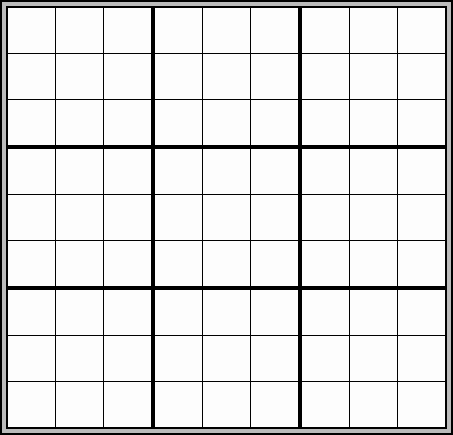
#> input picture Digital Image Processing/OpenCV/gallery/grid.png, 453 x 435 px, found by its file name
$ python houghLines.py
#> lines starting #> are read from the running program, lines starting #| are printed output that depends on the picture; after the words box and inside, x2 and y2 are one past the last pixel; in counts of white or black regions, pixels touching at a corner belong together
import cv2
import numpy as np


gridImg = cv2.imread("../../gallery/grid.png", cv2.IMREAD_COLOR)
#> gridImg is the input picture: shape (435, 453, 3); min 0, max 253, mean 226.6
testImg = cv2.imread("../../gallery/grid1.jpg", cv2.IMREAD_COLOR)
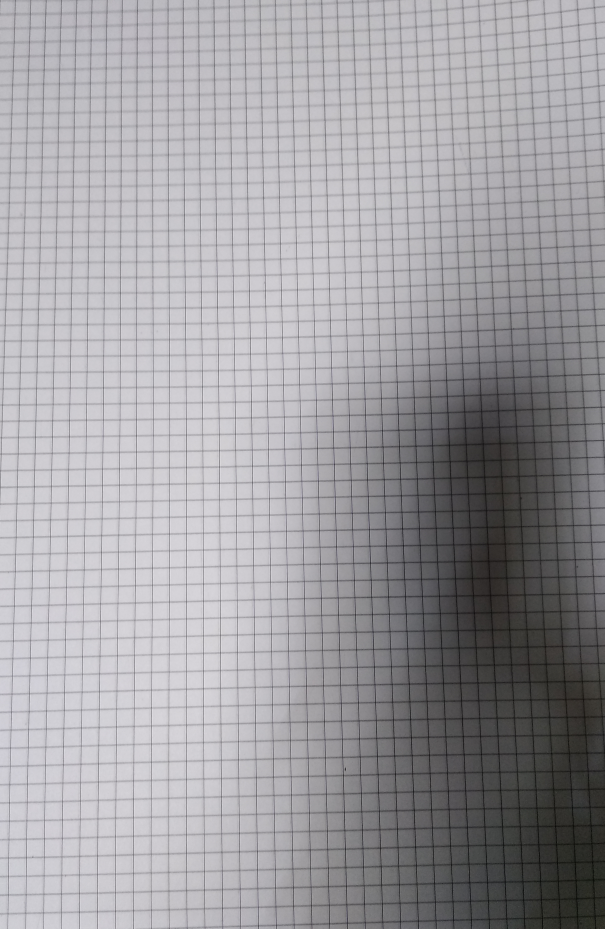
#> input picture Digital Image Processing/OpenCV/gallery/grid1.jpg, 2419 x 3714 px, found by its file name (shown at 1/4 size)
#> testImg is the input picture: shape (3714, 2419, 3); mean B, G, R 161.5, 157.7, 159.2


def getLines(r, theta, length):
    xOrg = r * np.cos(theta)
    yOrg = r * np.sin(theta)
    x1 = int(xOrg - (length * np.sin(theta)))
    x2 = int(xOrg + (length * np.sin(theta)))
    y1 = int(yOrg + (length * np.cos(theta)))
    y2 = int(yOrg - (length * np.cos(theta)))
    return (x1, y1), (x2, y2)


def API(img):
    if img.shape[0] > 1000:
        img = cv2.resize(img, None, fx=0.2, fy=0.2)
    kSize, minThresh, maxThresh = 5, 50, 150
    bluredImg = cv2.GaussianBlur(img, (kSize, kSize), 0)
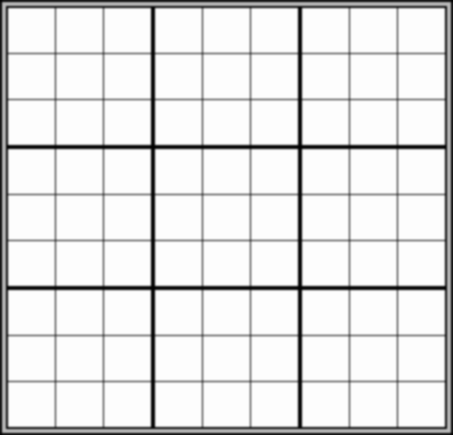
#> bluredImg: shape (435, 453, 3); min 1, max 253, mean 226.7
    gridEdges = cv2.Canny(bluredImg, minThresh, maxThresh, apertureSize=3, L2gradient=True)
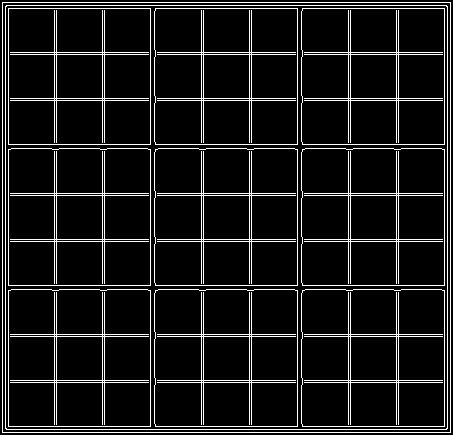
#> gridEdges: shape (435, 453); 9.2% white in thin lines or dots
    lines = cv2.HoughLines(gridEdges, rho=1, theta=np.pi/180, threshold=200)
#> lines = 44 rows, first 8: [2, 1.57], [432, 1.57], [5, 1.57], [429, 1.57], [8, 1.57], [144, 1.57], [285, 1.57], [426, 1.57]
    if isinstance(lines, (tuple, list, np.ndarray)):
        lines = lines.squeeze()
#> lines = 44 pairs, first value 2 to 450, second value 0 to 1.57
        for r, theta in lines:
            pt1, pt2 = getLines(r, theta, 750)
            cv2.line(gridImg, pt1, pt2, (0, 255, 0), 1)
#> this loop made 44 passes
#> (r, theta, xOrg in getLines, yOrg in getLines, x1 in getLines, x2 in getLines, y1 in getLines, y2 in getLines) on passes 1, 2, 3, 4, 5, 6, 7, 8, 11, 12, 13, 14: (2, 1.57, -8.74e-08, 2, -750, 749, 1, 2), (432, 1.57, -1.89e-05, 432, -750, 749, 431, 432), (5, 1.57, -2.19e-07, 5, -750, 749, 4, 5), (429, 1.57, -1.88e-05, 429, -750, 749, 428, 429), (8, 1.57, -3.5e-07, 8, -750, 749, 7, 8), (144, 1.57, -6.29e-06, 144, -750, 749, 143, 144), (285, 1.57, -1.25e-05, 285, -750, 749, 284, 285), (426, 1.57, -1.86e-05, 426, -750, 749, 425, 426), (52, 1.57, -2.27e-06, 52, -750, 749, 51, 52), (54, 1.57, -2.36e-06, 54, -750, 749, 53, 54), (98, 1.57, -4.28e-06, 98, -750, 749, 97, 98), (100, 1.57, -4.37e-06, 100, -750, 749, 99, 100)
#> (r, theta, xOrg in getLines, yOrg in getLines, x1 in getLines, x2 in getLines, y1 in getLines, y2 in getLines) on passes 9, 10, 23, 24, 25, 26: (2, 0, 2, 0, 2, 2, 750, -750), (450, 0, 450, 0, 450, 450, 750, -750), (5, 0, 5, 0, 5, 5, 750, -750), (447, 0, 447, 0, 447, 447, 750, -750), (8, 0, 8, 0, 8, 8, 750, -750), (150, 0, 150, 0, 150, 150, 750, -750)
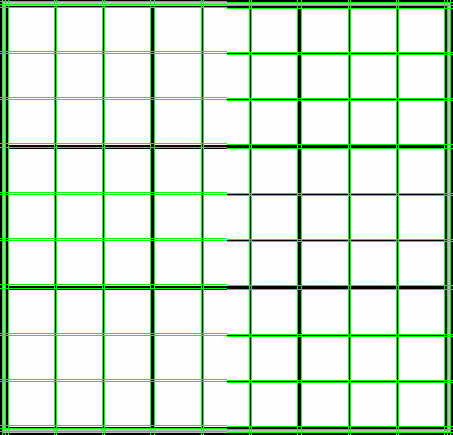
#> gridImg: shape (435, 453, 3); 9.67% of pixels changed, all inside (x1, y1, x2, y2) = (0, 0, 453, 435)

    cv2.imshow("im", img)
    cv2.imshow("edges", gridEdges)
    cv2.waitKey(0)
    print("exit clear")
    cv2.destroyAllWindows()


API(gridImg)
